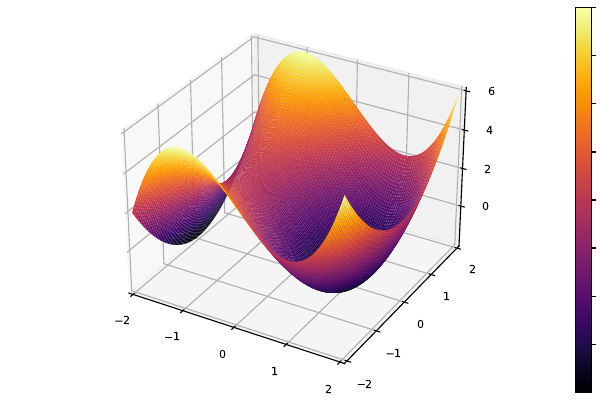

This chart was generated by the following Julia code:
using Plots
pyplot()

X = range(-2, stop=2, length=100)
Y = range(-2, stop=2, length=100)
h(X, Y) = X^3 - 3X + Y^2

plot(X, Y, h,
    linetype = :surface)
savefig("vectorField1.pdf")

contour(X, Y, h)
savefig("vectorField2.pdf")

x = range(-2, stop = 2, length = 12)
y = range(-2, stop = 2, length = 12)
dh(x, y) = [3x^2 - 3; 2y] / 25

quiver!(x, y', quiver = dh, color = :blue)
savefig("vectorField3.pdf")

xlims!(-2, 2)
ylims!(-2, 2)
